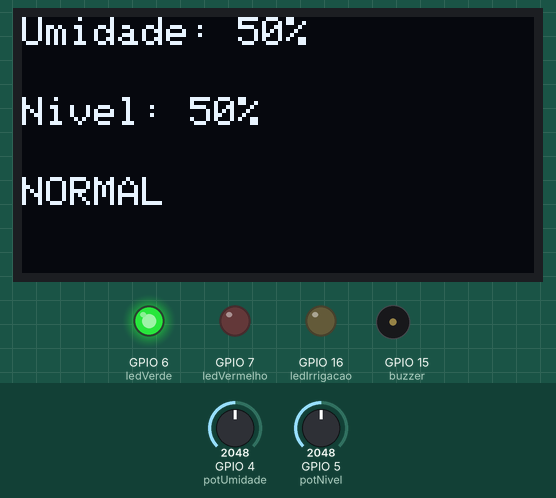
Bench run of a sketch on a simulated ESP32-S3. On the bench: 128×64 one-colour display, output pins drawn as LEDs (lit = HIGH), buzzer (waves = sounding, pin HIGH). Inputs (shaded band) come from the test bench; at power-on: GPIO 4 (potUmidade) = 2048, GPIO 5 (potNivel) = 2048 (analog values on the 0–4095 scale). What the sketch prints to the serial monitor is not drawn.

Above: at 1.3 s.
1.4 s: GPIO 4 (potUmidade) set to 1052
At 2.8 s:
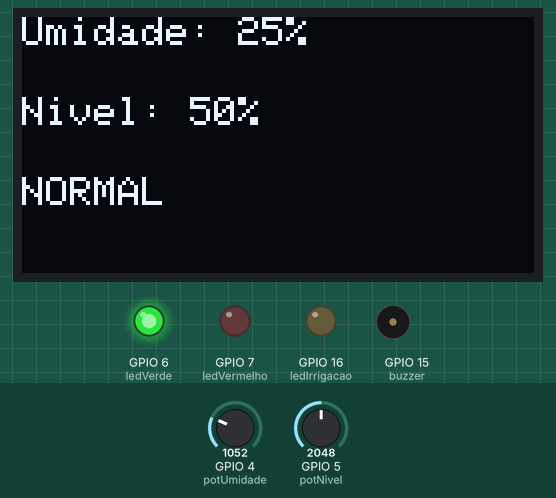
3.1 s: GPIO 4 (potUmidade) set to 995
At 4.4 s:
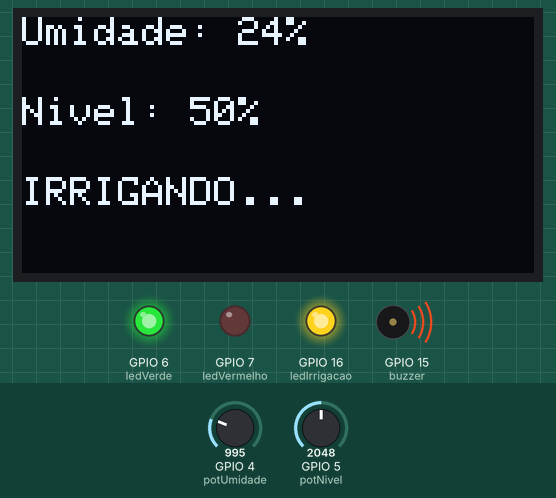
4.7 s: GPIO 5 (potNivel) set to 1302
At 5.9 s:
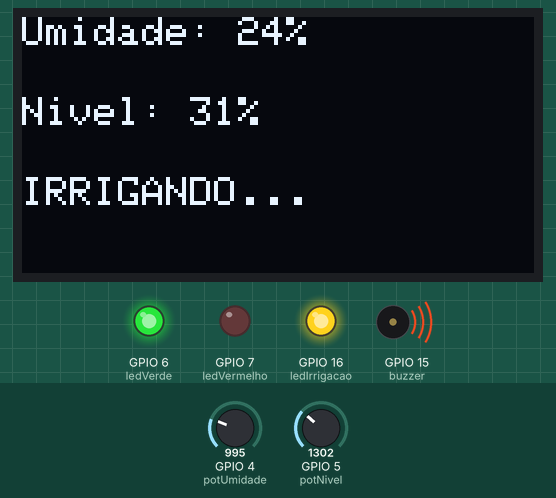
6.2 s: GPIO 5 (potNivel) set to 1164
At 7.5 s:
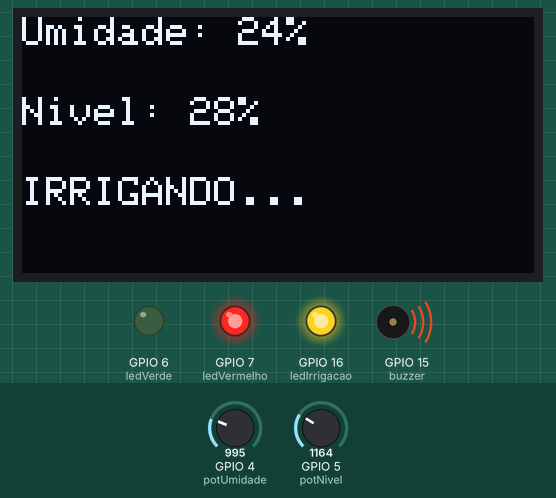
7.8 s: GPIO 4 (potUmidade) set to 1228
At 8.2 s:
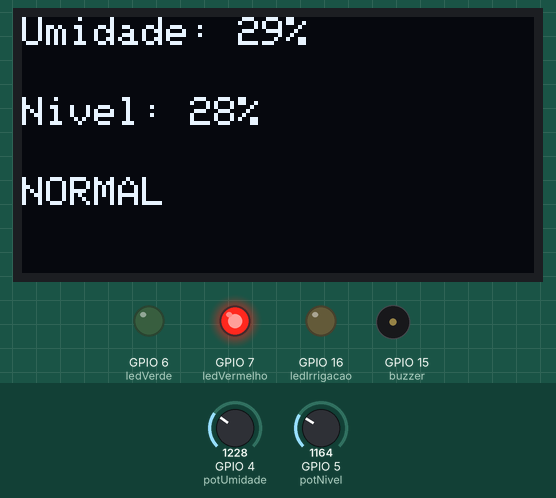
9.4 s: GPIO 5 (potNivel) set to 1228
Timing chart, 0 to 12.0 s (numbered marks = the images above; inputs shaded):
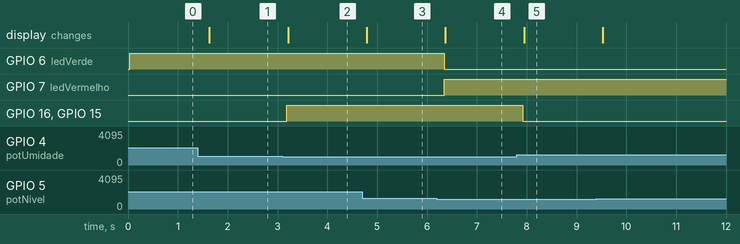

The sketch:

sketch.ino
```cpp
#include <Wire.h>
#include <Adafruit_GFX.h>
#include <Adafruit_SSD1306.h>

// ===== OLED =====
#define SCREEN_WIDTH 128
#define SCREEN_HEIGHT 64
Adafruit_SSD1306 display(SCREEN_WIDTH, SCREEN_HEIGHT, &Wire, -1);

// ===== POTENCIÔMETROS =====
int potUmidade = 4;
int potNivel   = 5;

// ===== LEDS + BUZZER =====
int ledVerde     = 6;
int ledVermelho  = 7;
int ledIrrigacao = 16;
int buzzer       = 15;

// ===== VARIÁVEIS =====
int umidade = 0;
int nivel = 0;
bool irrigando = false;

void setup() {
  Serial.begin(115200);

  Wire.begin(8, 9);

  if (!display.begin(SSD1306_SWITCHCAPVCC, 0x3C)) {
    Serial.println("OLED NAO ENCONTRADO");
    while (true);
  }

  // ===== PINOS =====
  pinMode(ledVerde, OUTPUT);
  pinMode(ledVermelho, OUTPUT);
  pinMode(ledIrrigacao, OUTPUT);
  pinMode(buzzer, OUTPUT);

  analogReadResolution(12);

  Serial.println("Sistema iniciado");
}

void loop() {

  // ===== LEITURA =====
  int leituraUmidade = analogRead(potUmidade);
  int leituraNivel   = analogRead(potNivel);

  umidade = map(leituraUmidade, 0, 4095, 0, 100);
  nivel   = map(leituraNivel,   0, 4095, 0, 100);

  // ===== LÓGICA =====
  irrigando = false;

  // Nível baixo (alerta)
  if (nivel < 30) {
    digitalWrite(ledVermelho, HIGH);
    digitalWrite(ledVerde, LOW);
  } else {
    digitalWrite(ledVerde, HIGH);
    digitalWrite(ledVermelho, LOW);
  }

  // Umidade baixa (irrigação)
  if (umidade < 25) {
    digitalWrite(ledIrrigacao, HIGH);
    digitalWrite(buzzer, HIGH);
    irrigando = true;
  } else {
    digitalWrite(ledIrrigacao, LOW);
    digitalWrite(buzzer, LOW);
  }

  // ===== SERIAL =====
  Serial.print("Umidade: ");
  Serial.print(umidade);
  Serial.print("% | Nivel: ");
  Serial.print(nivel);
  Serial.print("% | Irrigacao: ");
  Serial.println(irrigando ? "ON" : "OFF");

  // ===== OLED =====
  display.clearDisplay();
  display.setTextSize(1);
  display.setTextColor(SSD1306_WHITE);

  display.setCursor(0, 0);
  display.print("Umidade: ");
  display.print(umidade);
  display.println("%");

  display.setCursor(0, 20);
  display.print("Nivel: ");
  display.print(nivel);
  display.println("%");

  display.setCursor(0, 40);
  display.println(irrigando ? "IRRIGANDO..." : "NORMAL");

  display.display();

  delay(500);
}
```

Measured:
- the behaviour switches between 1024 and 1023 on GPIO 4 (potUmidade) (found by bisection; images 1 and 2)
- the behaviour switches between 1229 and 1228 on GPIO 5 (potNivel) (found by bisection; images 3 and 4)
- after the input at 1.4 s, the display: changes after 0.23 s (image 1)
- after the input at 3.1 s, GPIO 16 (ledIrrigacao), GPIO 15 (buzzer): LOW → HIGH after 0.09 s; the display: changes after 0.11 s (image 2)
- after the input at 4.7 s, the display: changes after 0.09 s (image 3)
- after the input at 6.2 s, GPIO 6 (ledVerde): HIGH → LOW after 0.14 s; GPIO 7 (ledVermelho): LOW → HIGH after 0.14 s; the display: changes after 0.17 s (image 4)
- after the input at 7.8 s, GPIO 16 (ledIrrigacao), GPIO 15 (buzzer): HIGH → LOW after 0.12 s; the display: changes after 0.15 s (image 5)
